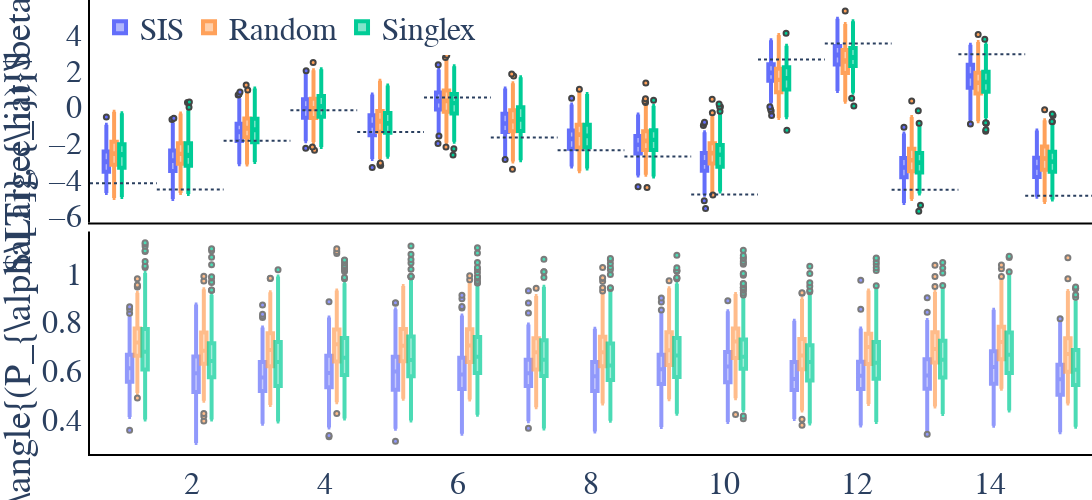

Here is the notebook cell this chart was saved with:
### Code cell
fig1a = plot_optimization(plot_beta_list_0, plot_name_list,
                  beta_0, idx_nonzero, name_id + "_nonzero", result_path, type_beta="absolut",
                  cover_list=plot_beta_cover_list)
fig1a.show()

### Figure 1 — Plotly figure (JSON) as saved in the notebook; plotly's stock layout.template omitted (floating-point values rounded to 4 significant figures; data arrays with more than 128 entries replaced by an {"elided": "..."} marker saying what was removed)
{"data": [{"boxmean": true, "jitter": 0.5, "line": {"width": 4}, "marker": {"color": "#636EFA", "line": {"width": 2}, "size": 5}, "name": "SIS", "type": "box", "x": {"elided": "3750 int values"}, "xaxis": "x", "y": {"elided": "3750 float values"}, "yaxis": "y"}, {"boxmean": true, "jitter": 0.5, "line": {"width": 4}, "marker": {"color": "#FFA15A", "line": {"width": 2}, "size": 5}, "name": "Random", "type": "box", "x": {"elided": "3750 int values"}, "xaxis": "x", "y": {"elided": "3750 float values"}, "yaxis": "y"}, {"boxmean": true, "jitter": 0.5, "line": {"width": 4}, "marker": {"color": "#00CC96", "line": {"width": 2}, "size": 5}, "name": "Singlex", "type": "box", "x": {"elided": "3750 int values"}, "xaxis": "x", "y": {"elided": "3750 float values"}, "yaxis": "y"}, {"line": {"width": 4}, "marker": {"color": "#636EFA", "line": {"width": 2}, "size": 5}, "name": "SIS", "opacity": 0.7, "showlegend": false, "type": "box", "x": {"elided": "3750 int values"}, "xaxis": "x2", "y": {"elided": "3750 float values"}, "yaxis": "y2"}, {"line": {"width": 4}, "marker": {"color": "#FFA15A", "line": {"width": 2}, "size": 5}, "name": "Random", "opacity": 0.7, "showlegend": false, "type": "box", "x": {"elided": "3750 int values"}, "xaxis": "x2", "y": {"elided": "3750 float values"}, "yaxis": "y2"}, {"line": {"width": 4}, "marker": {"color": "#00CC96", "line": {"width": 2}, "size": 5}, "name": "Singlex", "opacity": 0.7, "showlegend": false, "type": "box", "x": {"elided": "3750 int values"}, "xaxis": "x2", "y": {"elided": "3750 float values"}, "yaxis": "y2"}], "layout": {"boxmode": "group", "font": {"family": "serif", "size": 32}, "height": 500, "legend": {"orientation": "h", "x": 0.01, "xanchor": "left", "y": 1, "yanchor": "top"}, "margin": {"b": 0, "l": 0, "r": 0, "t": 0}, "plot_bgcolor": "rgba(0,0,0,0)", "shapes": [{"line": {"dash": "dot"}, "type": "line", "x0": 0, "x1": 0.06667, "xref": "paper", "y0": -4.214, "y1": -4.214}, {"line": {"dash": "dot"}, "type": "line", "x0": 0.06667, "x1": 0.1333, "xref": "paper", "y0": -4.552, "y1": -4.552}, {"line": {"dash": "dot"}, "type": "line", "x0": 0.1333, "x1": 0.2, "xref": "paper", "y0": -1.86, "y1": -1.86}, {"line": {"dash": "dot"}, "type": "line", "x0": 0.2, "x1": 0.2667, "xref": "paper", "y0": -0.1837, "y1": -0.1837}, {"line": {"dash": "dot"}, "type": "line", "x0": 0.2667, "x1": 0.3333, "xref": "paper", "y0": -1.379, "y1": -1.379}, {"line": {"dash": "dot"}, "type": "line", "x0": 0.3333, "x1": 0.4, "xref": "paper", "y0": 0.5297, "y1": 0.5297}, {"line": {"dash": "dot"}, "type": "line", "x0": 0.4, "x1": 0.4667, "xref": "paper", "y0": -1.679, "y1": -1.679}, {"line": {"dash": "dot"}, "type": "line", "x0": 0.4667, "x1": 0.5333, "xref": "paper", "y0": -2.383, "y1": -2.383}, {"line": {"dash": "dot"}, "type": "line", "x0": 0.5333, "x1": 0.6, "xref": "paper", "y0": -2.738, "y1": -2.738}, {"line": {"dash": "dot"}, "type": "line", "x0": 0.6, "x1": 0.6667, "xref": "paper", "y0": -4.836, "y1": -4.836}, {"line": {"dash": "dot"}, "type": "line", "x0": 0.6667, "x1": 0.7333, "xref": "paper", "y0": 2.617, "y1": 2.617}, {"line": {"dash": "dot"}, "type": "line", "x0": 0.7333, "x1": 0.8, "xref": "paper", "y0": 3.504, "y1": 3.504}, {"line": {"dash": "dot"}, "type": "line", "x0": 0.8, "x1": 0.8667, "xref": "paper", "y0": -4.568, "y1": -4.568}, {"line": {"dash": "dot"}, "type": "line", "x0": 0.8667, "x1": 0.9333, "xref": "paper", "y0": 2.907, "y1": 2.907}, {"line": {"dash": "dot"}, "type": "line", "x0": 0.9333, "x1": 1, "xref": "paper", "y0": -4.905, "y1": -4.905}], "showlegend": true, "violinmode": "group", "width": 2400, "xaxis": {"anchor": "y", "domain": [0, 1], "linecolor": "black", "linewidth": 2, "matches": "x2", "showline": true, "showticklabels": false}, "xaxis2": {"anchor": "y2", "domain": [0, 1], "linecolor": "black", "linewidth": 2, "showline": true}, "yaxis": {"anchor": "x", "domain": [0.51, 1], "linecolor": "black", "linewidth": 2, "showline": true, "title": {"text": "$\\Large{\\hat{\\beta}}$"}}, "yaxis2": {"anchor": "x2", "domain": [0, 0.49], "linecolor": "black", "linewidth": 2, "showline": true, "title": {"text": "$\\Large{\\angle{(P_{\\alpha[T]}, e_i})}$"}}}}
